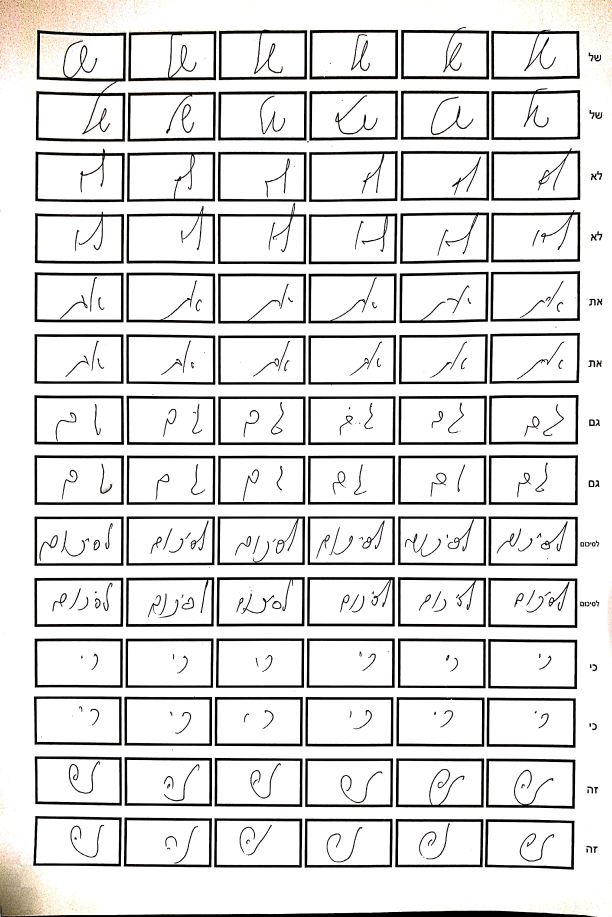
#> input picture src/dataset/1.jpg, 2448 x 3668 px (shown at 1/4 size); its folder holds only this picture in this run
$ python -i xy_model.py   (imports and definitions only)
#> lines starting #> are read from the running program, lines starting #| are printed output that depends on the picture
import numpy as np
import os
import cv2
import random
import pickle
import pathlib
import matplotlib.pyplot as plt

DATADIR = 'normal_dataset'
CATEGORIES = [i for i in range(0,11)]
IMG_SIZE = 64

training_data = []

def improve_images(img):
    kernel = np.ones((3,3),np.uint8)
    retval, thresh_for_large = cv2.threshold(img, 220, 255, cv2.THRESH_BINARY)
    opening = cv2.morphologyEx(thresh_for_large, cv2.MORPH_OPEN, kernel)
    opening = np.expand_dims(opening, axis=0)
    opening = opening.transpose((1, 2, 0))
    try:
        color_x, color_y = np.where(np.any(opening < 255, axis=2))        # detect only the words without the white background
        x0 = color_x.min()
        x1 = color_x.max()
        y0 = color_y.min()
        y1 = color_y.max()
        cropped_image = opening[x0:x1 + 2, y0:y1 + 2]
        wordImg = cv2.resize(cropped_image, dsize=(IMG_SIZE, IMG_SIZE))
    except ValueError:
        print("error!!!")
        return None

    return wordImg

def create_training_data():
    for category in CATEGORIES:
        path = os.path.join(pathlib.Path().absolute(), DATADIR, str(category+1))
        print(path)
        for img in os.listdir(path):
            try:
                img_array = cv2.imread(os.path.join(path,img), 0)
                img_array = improve_images(img_array)
                if img_array is None:
                    continue
                # new_array = img_array #cv2.resize(img_array, (IMG_SIZE,IMG_SIZE))
                training_data.append([img_array, category])
            except Exception as e:
                pass

def append_random_categorie():
    count = 0
    print("@@")
    print(os.path.dirname(__file__))
    for root, dirs, files in os.walk(os.path.dirname(__file__) + "/out"):

        for file in files:
            #with open(os.path.join(root, file), "r") as auto:
            img_array = cv2.imread(os.path.join(root,file), 0)
            print(os.path.join(root,file))
            #new_array = improve_images(img_array)
            showImages(img_array,img_array)
            if img_array is None:
                print("err")
                continue
            training_data.append([img_array, 12])
            count+=1
            print(count)
            if count > 11000:
                print("done 11000")
                return


def showImages(img,img1, str = ''):
	plt.subplot(121), plt.imshow(img.squeeze(),cmap='gray')
	plt.subplot(122), plt.imshow(img1.squeeze(),cmap='gray')
	plt.show()

# [3 lines not run here, left out]

X = []
y = []

# [3 lines not run here, left out]

X = np.array(X).reshape(-1, IMG_SIZE, IMG_SIZE, 1)

# [7 lines not run here, left out]

>>> import cv2
>>> picture = cv2.imread('../1.jpg')
#> picture is the input picture: shape (3668, 2448, 3); mean B, G, R 223.5, 224, 224.6
>>> result = improve_images(picture)
#> in improve_images, `retval, thresh_for_large = cv2.threshold(img, 220, 255, cv2.THRESH_BIN..`:
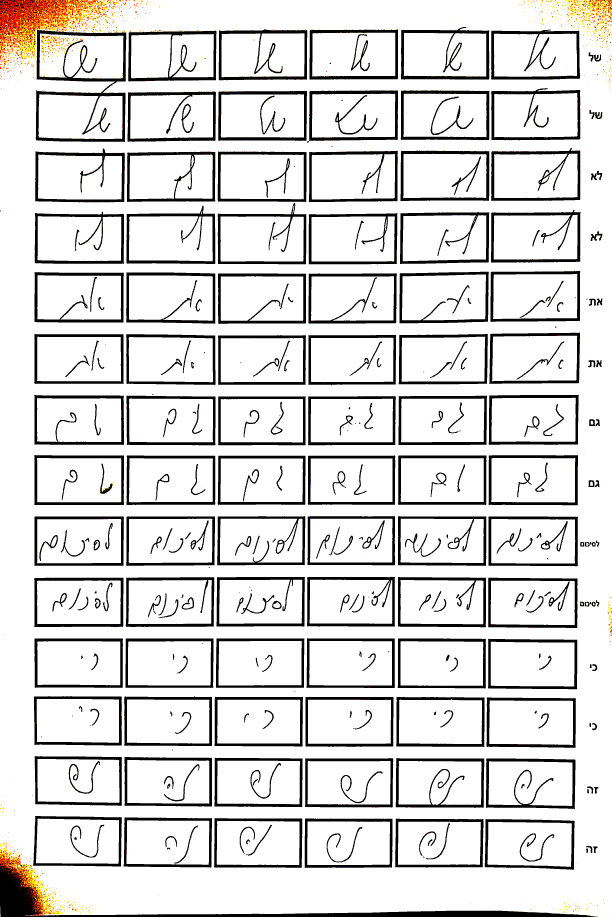
#> thresh_for_large: shape (3668, 2448, 3) (shown at 1/4 size); mean B, G, R 218.3, 219.5, 220.6
#> (the run stopped early here; a loop or call above may not have finished)
